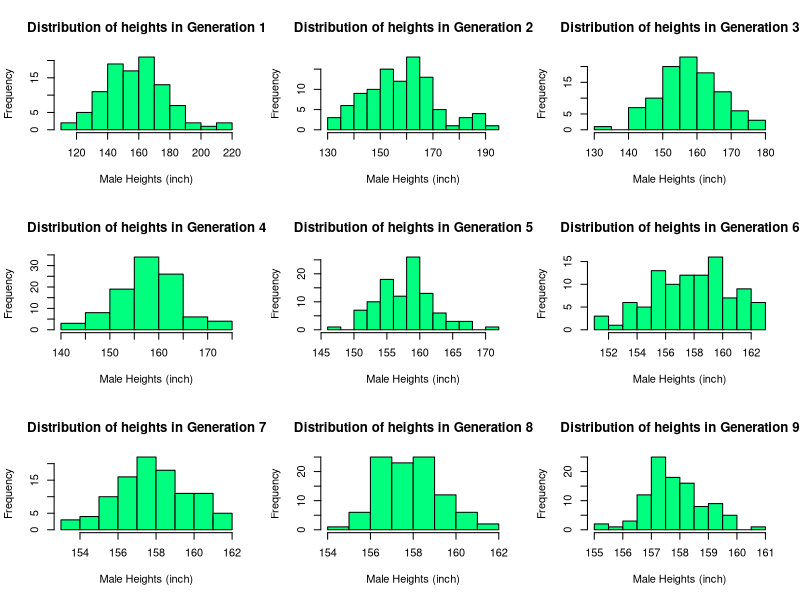
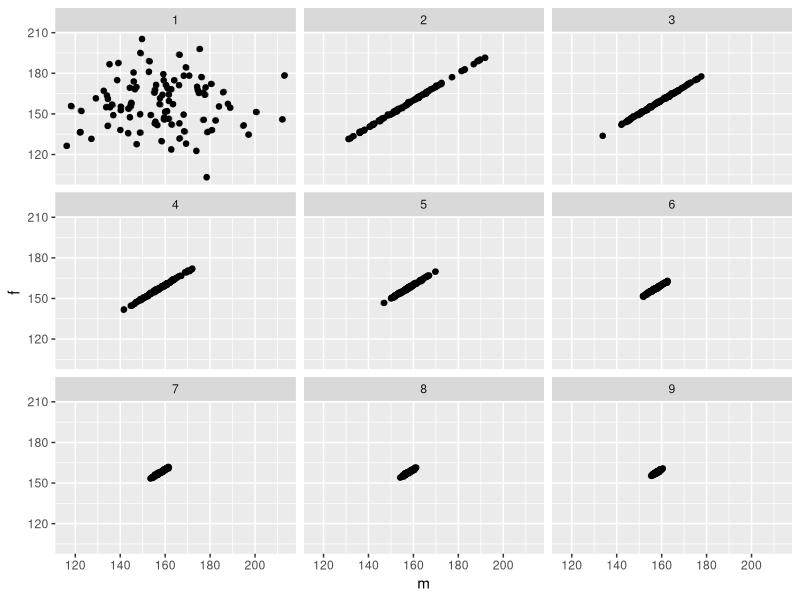
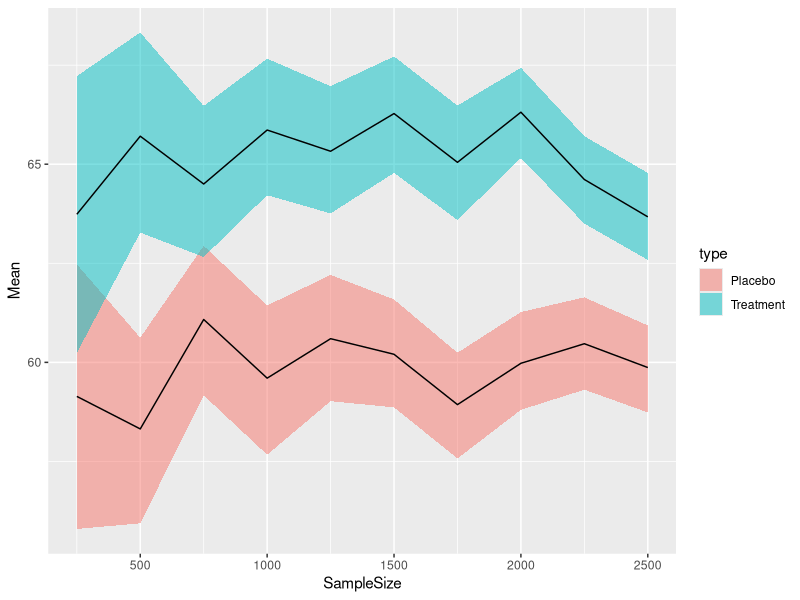

Generate these figures, in order, with R:
## ---- chunk 1
library(graphics)
library(ggplot2)
## ---- chunk 2
pop <- data.frame(m = rnorm(100, 160, 20), f = rnorm(100, 160, 20))
## ---- chunk 3
next_gen <- function(pop) {
  pop$m <- sample(pop$m)
  pop$m <- rowMeans(pop)
  pop$f <- pop$m
  pop 
}
## ---- chunk 4
gen1 <- pop
gen2 <- next_gen(gen1)
gen3 <- next_gen(gen2)
gen4 <- next_gen(gen3)
gen5 <- next_gen(gen4)
gen6 <- next_gen(gen5)
gen7 <- next_gen(gen6)
gen8 <- next_gen(gen7)
gen9 <- next_gen(gen8)
## ---- chunk 5
dist.pop <- function(generation, title){
  hist(generation$m, breaks = 10, xlab = "Male Heights (inch)", main = title, col='springgreen')
}
## ---- chunk 6
par(mfrow=c(3,3))
dist.pop(gen1, "Distribution of heights in Generation 1")
dist.pop(gen2, "Distribution of heights in Generation 2")
dist.pop(gen3, "Distribution of heights in Generation 3")
dist.pop(gen4, "Distribution of heights in Generation 4")
dist.pop(gen5, "Distribution of heights in Generation 5")
dist.pop(gen6, "Distribution of heights in Generation 6")
dist.pop(gen7, "Distribution of heights in Generation 7")
dist.pop(gen8, "Distribution of heights in Generation 8")
dist.pop(gen9, "Distribution of heights in Generation 9")
## ---- chunk 7
gen1name <- data.frame(rep('1',length(gen1)))
colnames(gen1name) <- 'generation'

gen2name <- data.frame(rep('2',length(gen1)))
colnames(gen2name) <- 'generation'

gen3name <- data.frame(rep('3',length(gen3)))
colnames(gen3name) <- 'generation'

gen4name <- data.frame(rep('4',length(gen4)))
colnames(gen4name) <- 'generation'

gen5name <- data.frame(rep('5',length(gen5)))
colnames(gen5name) <- 'generation'

gen6name <- data.frame(rep('6',length(gen6)))
colnames(gen6name) <- 'generation'

gen7name <- data.frame(rep('7',length(gen7)))
colnames(gen7name) <- 'generation'

gen8name <- data.frame(rep('8',length(gen8)))
colnames(gen8name) <- 'generation'

gen9name <- data.frame(rep('9',length(gen9)))
colnames(gen9name) <- 'generation'



gen1dat <- cbind(gen1, gen1name)
colnames(gen1dat) <- c('male','female','generation')
gen2dat <- cbind(gen2, gen2name)
colnames(gen2dat) <- c('male','female','generation')
gen3dat <- cbind(gen3, gen3name)
colnames(gen3dat) <- c('male','female','generation')
gen4dat <- cbind(gen4, gen4name)
colnames(gen4dat) <- c('male','female','generation')
gen5dat <- cbind(gen5, gen5name)
colnames(gen5dat) <- c('male','female','generation')
gen6dat <- cbind(gen6, gen6name)
colnames(gen6dat) <- c('male','female','generation')
gen7dat <- cbind(gen7, gen7name)
colnames(gen7dat) <- c('male','female','generation')
gen8dat <- cbind(gen8, gen8name)
colnames(gen8dat) <- c('male','female','generation')
gen9dat <- cbind(gen9, gen9name)
colnames(gen9dat) <- c('male','female','generation')
## ---- chunk 8
newdat <- rbind(gen1dat,gen2dat,gen3dat,gen4dat,gen5dat,gen6dat,gen7dat,gen8dat,gen9dat)
colnames(newdat) <- c('m','f','generation')
newdat[,1] <- as.numeric(newdat[,1])
newdat[,2] <- as.numeric(newdat[,2])
newdat[,3] <- as.integer(newdat[,3])

## ---- chunk 9
ggplot(newdat, aes(x = m, y = f)) + geom_point(alpha = 0.5) + geom_point(position=position_jitter(w=0.5,h=0.5)) + facet_wrap(~generation, nrow = 3)
## ---- chunk 10
#the function takes the number of patients. It is one procedure through and will be used to repeat the procedure in a loop
treatment <- function(sampleSize){
  
  #treatment groups
  treatmentGroups <- c(0,1)
  # assign treatments for n patients, we can use sample because
  #there is equal probability of being in either treatment group
  treatmentPerPatient <- sample(treatmentGroups, sampleSize, replace=TRUE)
  #treatments
  
  #outcome should be normal with mu=60 and Sigma=20
  outcome <- rnorm(sampleSize, mean = 60, sd = 20)
  
  #if the patient is in the treatment group, i=1, then add 5 to it, otherwise do nothing
  treatmentOutcome <- ifelse(treatmentPerPatient==1, outcome + 5, outcome)
  #treatmentOutcome

treatgroup <- treatmentOutcome[treatmentPerPatient == 1]
placebogroup <- treatmentOutcome[treatmentPerPatient ==0]
  
bmeansTreat <- replicate(1000, mean(sample(treatgroup, length(treatgroup), replace=T)))
pTreat <- quantile(bmeansTreat, c(0.025,0.975))

bmeansPlacebo <- replicate(1000, mean(sample(placebogroup, length(placebogroup), replace=T)))
pPlacebo <- quantile(bmeansPlacebo, c(0.025,0.975))

bind <- cbind(mean(bmeansTreat),pTreat[1],pTreat[2],mean(bmeansPlacebo),pPlacebo[1],pPlacebo[2])
rownames(bind) <- NULL
  return(bind)
}
## ---- chunk 11
bootstrapInts <- data.frame(matrix(NA, nrow=10,ncol=7))
colnames(bootstrapInts) <- c('TreatmentMean','t2.5%','t97.5%','PlaceboMean','p2.5%','p97.5%','SampleSize')
for(i in 1:10){
 #print(250*i)
 #treatment(250*i)
 #print(treatment(250*i))
 bootstrapInts[i,] <- c(treatment(250*i),250*i)
}
## ---- chunk 12
df1 <- bootstrapInts[,c(1,2,3,7)]
df2 <- bootstrapInts[,c(4,5,6,7)]

df1$type <- "Treatment"
df2$type <- "Placebo"
names(df1) <- c("Mean","2.5%", "97.5%","SampleSize", "type")
names(df2) <- c("Mean","2.5%", "97.5%","SampleSize", "type")
df <- rbind(df1,df2)
## ---- chunk 13
ggplot(df, aes(x=SampleSize)) + 
  geom_ribbon(aes(ymin=`2.5%`, ymax=`97.5%`, fill = type), alpha=0.5) +
  geom_line(aes(y = Mean, group = type)) 
## ---- chunk 14
makePatient <- function() {
  vowel <- grep("[aeiou]", letters)
  cons <- grep("[^aeiou]", letters)
  name <- paste(sample(LETTERS[cons], 1), sample(letters[vowel], 1), sample(letters[cons], 1), sep='')
  gender <- factor(sample(0:1, 1), levels=0:1, labels=c('female','male'))
  dob <- as.Date(sample(7500, 1), origin="1970-01-01")
  n <- sample(6, 1)
  doa <- as.Date(sample(1500, n), origin="2010-01-01")
  pulse <- round(rnorm(n, 80, 10))
  temp <- round(rnorm(n, 98.4, 0.3), 2)
  fluid <- round(runif(n), 2)
  list(name = name, gender = gender, date_of_birth = dob, date_of_admission = doa, pulse = pulse, temperature = temp, fluid = fluid)
}
## ---- chunk 15
set.seed(8)
p <- makePatient()
class(p) <- 'medicalRecord'
p
## ---- chunk 16
mean.medicalRecord <- function(patient){
  pulseAve = mean(patient$pulse)
  tempAve = mean(patient$temperature)
  fluidAve = mean(patient$fluid)
  return(list(pulseAve = pulseAve,tempAve = tempAve,fluidAve =fluidAve))
}
## ---- chunk 17
print.medicalRecord <- function(patient){
  #made a data frame that contained doa and 3 measurements 
  #can subset dataframe using order of data admission col
  cat("name:", patient$name, "\n")
  cat("gender: ", as.character(patient$gender), "\n")
  cat(sprintf("Born on: %s", patient$date_of_birth), "\n")
  df <- data.frame(DateOfAdmission = patient$date_of_admission, Pulse = patient$pulse, Temperature = patient$temperature, Fluid = patient$fluid)
  df <- df[order(df$DateOfAdmission),]
  print(df)
}
## ---- chunk 18
mean.medicalRecord(p)
print.medicalRecord(p)
## ---- chunk 19
set.seed(8)
group <- replicate(10, list(makePatient()))
#cohort
## ---- chunk 20
mean.cohort <- function(cohort){
  counter <- 0
  for(i in group){
    counter <- counter + 1
    cat(sprintf("Patient #: %s. Name: %s", counter, i$name), "\n")
    print(mean.medicalRecord(i))
  }
}
## ---- chunk 21
mean.cohort(group)
## ---- chunk 22
print.cohort <- function(cohort){
  for(i in group)
    print.medicalRecord(i)
}
## ---- chunk 23
print.cohort(group)
